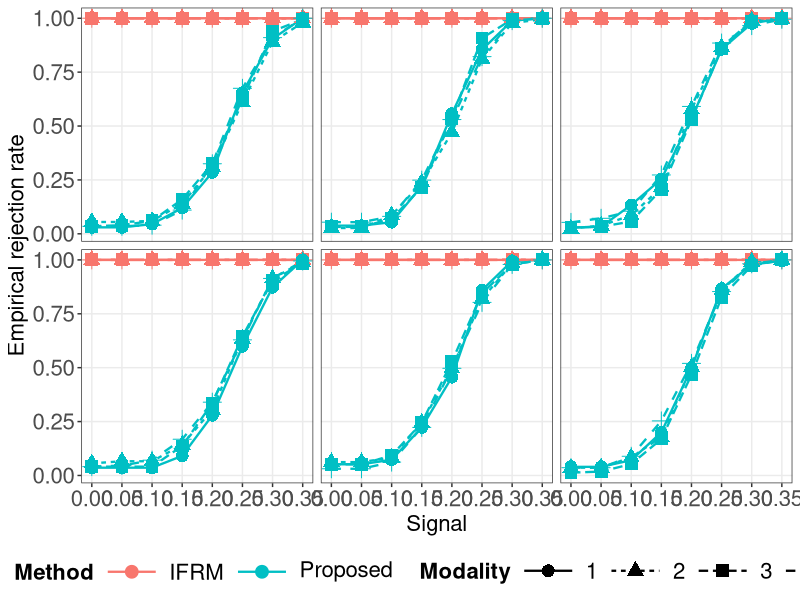
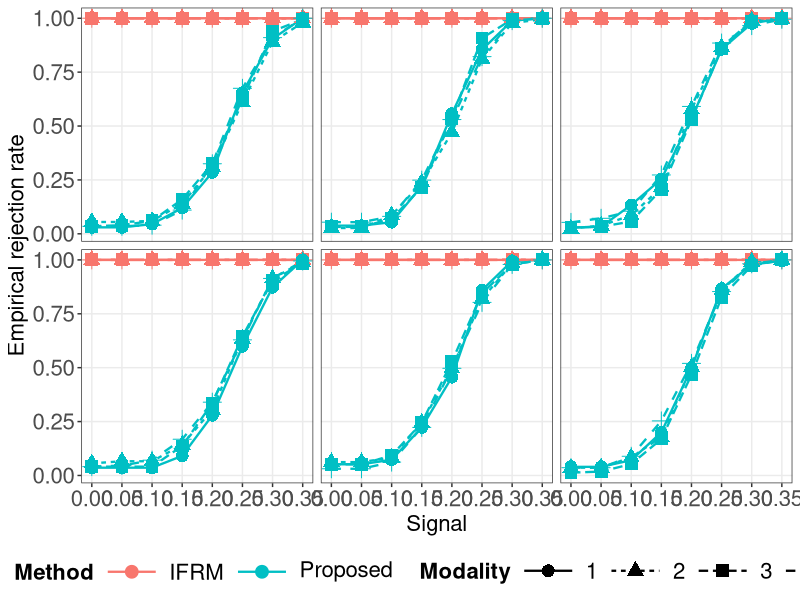

Source code (R) for these figures, in order:
library(dplyr)
library(readr)
library(ggplot2)
library(tidyr)
library(zoo)
library(here)
df_clean=read.csv(here::here("simulation","Results","betacsv","betatest_weaksetting.csv"))


plot_noise_allB_from_table <- function(noise_val, B_vals = NULL, v_vals = 1:3, method_vals = NULL, out_png = NULL, all_data_df) {
  if ("w" %in% names(all_data_df) && !"v" %in% names(all_data_df)) {
    # all_data_df <- all_data_df %>% rename(v = w)
    names(all_data_df)[names(all_data_df) == "w"] <- "v"
  }

  sub <- all_data_df %>% filter(noise == noise_val)
  if (!is.null(B_vals)) {
    sub <- sub %>% filter(B %in% B_vals)
  } else {
    B_vals <- sort(unique(sub$B))
  }

  if (!is.null(method_vals)) {
    sub <- sub %>% filter(method %in% method_vals)
  }

  df <- sub %>% filter(V %in% v_vals)
  target_v <- sort(unique(df$v))

  df_sum <- df %>%
    mutate(pval = as.numeric(pval), v = as.numeric(v)) %>%
    group_by(B, V, method, k, v) %>%
    summarise(pval = mean(pval, na.rm = TRUE), .groups = "drop") %>%
    filter(!is.na(pval)) %>%
    arrange(B, V, method, k, v) %>%
    group_by(B, V, method, k) %>%
    mutate(pval = cummax(pval)) %>%
    ungroup()

  v_labeller <- function(value) paste0("V", value)

  method_labels <- c(
    "proposed" = "Proposed",
    "jointadjust_lambin" = "joint_lambin",
    "jointadjust" = "Joint"
  )

  modality_labels <- c(
    "1" = "1",
    "2" = "2",
    "3" = "3",
    "4" = "4",
    "kk1" = "1",
    "kk2" = "2",
    "kk3" = "3",
    "kk4" = "4",
    "common" = "common"
  )

  p <- ggplot(df_sum, aes(x = v, y = pval,
                          color = method,
                          shape = factor(k),
                          linetype = factor(k),
                          group = interaction(method, k))) +
    geom_line(linewidth = 0.8, na.rm = TRUE) +
    geom_point(size = 4, na.rm = TRUE) +
    facet_grid(B ~ V, labeller = labeller(V = as_labeller(v_labeller))) +
    scale_x_continuous(breaks = target_v) +
    labs(
      x = "Signal",
      y = "Empirical rejection rate",
      shape = "Modality",
      linetype = "Modality",
      color = "Method"
    ) +
    theme_bw() +
    theme(
      strip.text = element_blank(),
      axis.text = element_text(size = 16),
      axis.title = element_text(size = 16),
      legend.key.size = unit(1.2, "lines"),
      legend.key.width = unit(3, "lines"),
      legend.text = element_text(size = 16),
      legend.title = element_text(size = 16, face = "bold"),
      legend.position = "bottom",
      legend.spacing.x = unit(0.3, "cm"),
      legend.spacing.y = unit(0.1, "cm"),
      panel.grid.minor = element_blank(),
      legend.box.background = element_blank()
    ) +
    scale_color_discrete(labels = function(x) {
      mapped <- method_labels[x]
      mapped[is.na(mapped)] <- x[is.na(mapped)]
      parse(text = mapped)
    }) +
    scale_shape_discrete(labels = modality_labels) +
    scale_linetype_discrete(labels = modality_labels) +
    guides(
      shape = guide_legend(override.aes = list(size = 4, linewidth = 0.8)),
      color = guide_legend(override.aes = list(size = 4, linewidth = 0.8))
    )

  if (!is.null(out_png)) {
    ggsave(out_png, p, width = 16, height = 9, dpi = 300)
  }

  return(p)
}



selected_methods <- c("Proposed", "IFRM", "FARM")



for(ii in 1) {
  dd = plot_noise_allB_from_table(
    noise_val = ii,
    B_vals = c(1,2),
    method_vals = selected_methods,
    out_png = here::here("simulation", "Results", "betacsv","FigS20.png"),
    all_data_df = df_clean
  )
  print(dd)
}
